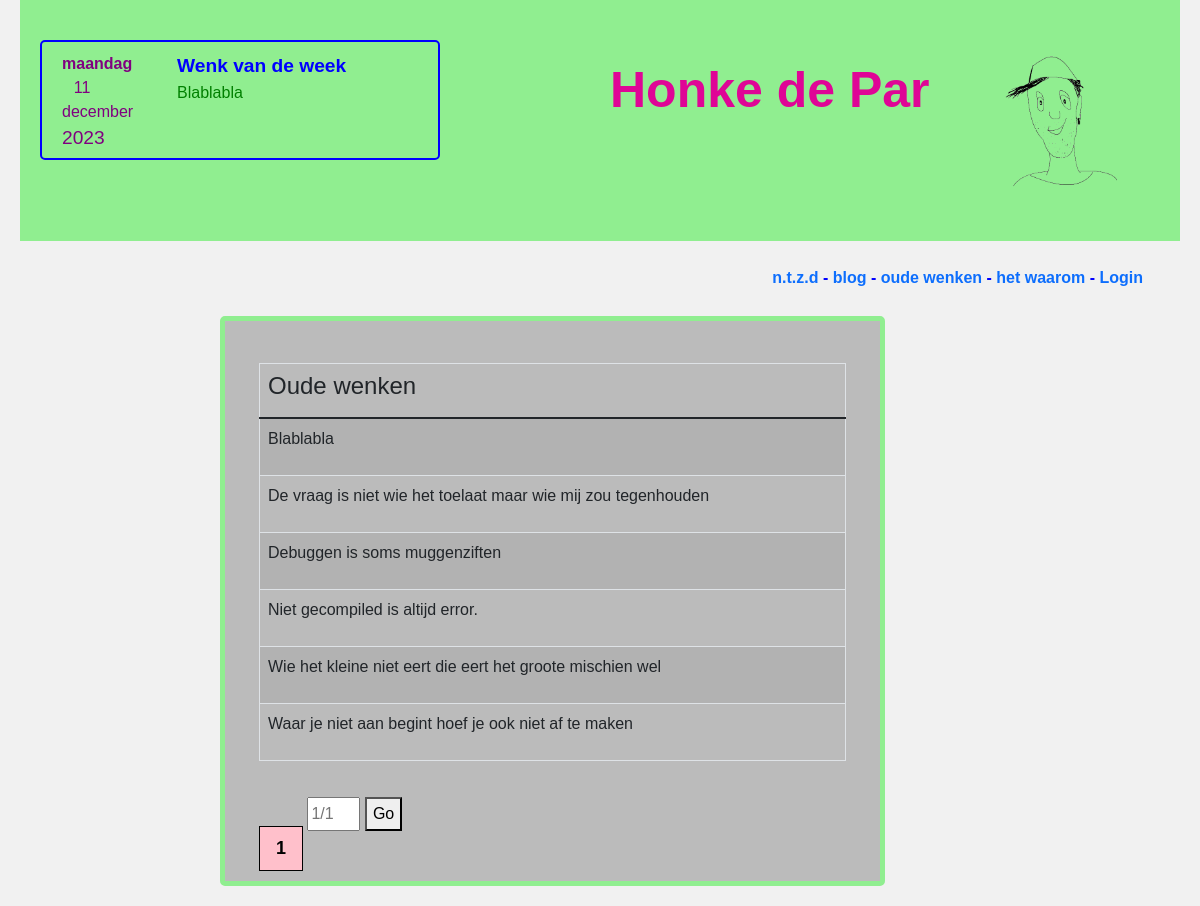
The app's page /HonkdeParOnline1.00/oudewenken.php with its own data.
### tables this page shows
CREATE TABLE `wenken` (
  `id` int(255) NOT NULL,
  `wenk` varchar(255) NOT NULL,
  `date` date NOT NULL
);

### HonkdeParOnline1.00/oudewenken.php (the view, shortened to what this page needs)
<?php
include_once "includes/database.php";
$results_per_page = 7;
if (isset ($_GET['page']) ) {
    $page = $_GET['page'];
} else {
    $page = 1;
}
$start_from = ($page-1) * $results_per_page;
$query2 = "SELECT * FROM wenken ORDER BY id DESC  LIMIT $start_from, $results_per_page";
?>
<!DOCTYPE html>
<html lang="en">
<head>
    <link href="https://cdn.jsdelivr.net/npm/bootstrap@5.1.3/dist/css/bootstrap.min.css" rel="stylesheet">
    <link rel="stylesheet" href="styles/style.css">
    <link rel="stylesheet" href="style/pagination.css">
</head>
<body>
    <?php
        include_once 'includes/header.php';
    ?>
    <?php
        include_once 'includes/nav.php';
    ?>
    <div class="container content">
        <div class="row">
            <div class="column col-lg-2" ></div>
            <div id="artikel" class="column col-lg-7" style="background-color:#bbb;">
                <div class="container">
                    <br>
                    <div>
                        <table class="table table-striped table-condensed table-bordered">
                            <thead>
                                <tr>
                                    <th><h4>Oude wenken</h4> </th>
                                </tr>
                            </thead>
                            <tbody>
                                <?php foreach($db->query($query2) as $roww){
                                    $wenko = $roww['wenk'];
                                    $idw = $roww['id'];
                                ?>
                                <tr>
                                    <td>
                                        <?php
                                            if(isset($_SESSION['username'])){
                                                echo "<a href='editwenk.php?id=$idw' style='color: green;'>$wenko</a><br>";
                                            }else{
                                                echo "<p>$wenko</p>";
                                            }
                                        ?>
                                    </td>
                                </tr>
                                <?php }
                                ?>
                            </tbody>
                        </table>
                        <div class="pagination">
                            <?php
                                $query3 = "select count(*) from wenken";
                                $result = $db->query($query3);
                                $number_of_rows = $result->fetchColumn();
                                $total_records = $number_of_rows;
                                echo "<br>";
                                $total_pages = ceil($total_records / $results_per_page);
                                $pagLink = "";
                                for($i=1; $i<=$total_pages; $i++){
                                    if($i == $page){
                                        $pagLink = "<a class = 'active' href='oudewenken.php?page="
                                        .$i."'>".$i." </a>";
                                    }else{
                                        $pagLink .= "<a href='oudewenken.php?page=".$i."'>
                                        ".$i." </a>";
                                    }
                                };
                                echo $pagLink;
                            ?>
                        </div>
                        <div class="inline">
                            <input id="page" type="number" min="1" max="<?php echo $total_pages ?>"
                            placeholder="<?php echo $page.'/'.$total_pages; ?>" required>
                            <button onClick="go2Page();">Go</button>
                        </div>
                    </div>
                </div>
            </div>
            <div class="column col-lg-3">
            </div>
        </div>
    </div>
</body>
</html>

### HonkdeParOnline1.00/includes/header.php
<?php
    $query = "SELECT * FROM wenken ORDER BY id DESC LIMIT 1";
    $statement = $db->prepare($query);
    $statement->execute(array());
    $row = $statement->fetch();
    $wenk = "";
    if($row!=""){
        $wenk = $row["wenk"];
    }
?>
<header>
        <div class="container">
        <div class="row ">
            <?php
            echo "
                <div id='Lcol' class='column col-lg-6' >
                    <div id='left'>
                    <p id='date'><span id='day' style='font-weight:bold'>Maandag</span> <span id='monthday'>28</span> <span id='month'>november</span> <span id='year' style='font-size: larger;'>2021</span></p>
                    <p id='quote'>Wenk van de week</p>
                    <br>
                    <p id='wenk' style='width: 245px;'> $wenk
                    </p>
                </div>";
            ?>
            </div>
                <div id="Mcol" class="column col-lg-4" >
                    <h1 id="title">Honke de Par</h1>
                </div>
            <div id="Rcol" class="column col" >
                <img src="files/Honke.png" alt="" style="width:145px;">
            </div>
          </div>
        </div>
    </header>

### HonkdeParOnline1.00/styles/style.css (style rules this page uses)
body { font-family: Arial; padding: 0px 20px 20px 20px; background: #f1f1f1; }
header { background-color: lightgreen; padding: 30px 10px; }
* { box-sizing: border-box; }
.column { float: left; padding: 10px; }
#Mcol { padding-top: 30px; }
.row:after { content: ""; display: table; clear: both; }
#left { border: 2px solid blue; border-radius: 5px; width: 400px; height: 120px; padding: 10px; float: none; }
#date { float: left; width: 50px; color: purple; text-align: center; padding-left: 10px; margin-right: 75px; }
#quote { float: left; color: blue; font-weight: bold; font-size: larger; padding-top: 0px; padding-bottom: 0%; margin-bottom: 0px; }
#wenk { float: left; color: green; }
#title { color: rgb(223, 5, 150); font-weight: bold; font-size: 50px; }
a { text-decoration: none; }
.content { margin-top: 75px; }
#artikel { border: 5px solid lightgreen; border-radius: 5px; }

### HonkdeParOnline1.00/styles/pagination.css (style rules this page uses)
table { border-collapse: collapse; }
.inline { display: inline-block; margin: 20px 0px; }
input, button { height: 34px; }
.pagination { display: inline-block; }
.pagination a { font-weight:bold; font-size:18px; color: black; float: left; padding: 8px 16px; text-decoration: none; border:1px solid black; }
.pagination a.active { background-color: pink; }

### records on screen
wenken: wenk "Blablabla"
wenken: wenk "De vraag is niet wie het toelaat maar wie mij zou tegenhouden"
wenken: wenk "Debuggen is soms muggenziften"
wenken: wenk "Niet gecompiled is altijd error."
wenken: wenk "Wie het kleine niet eert die eert het groote mischien wel"
wenken: wenk "Waar je niet aan begint hoef je ook niet af te maken"
